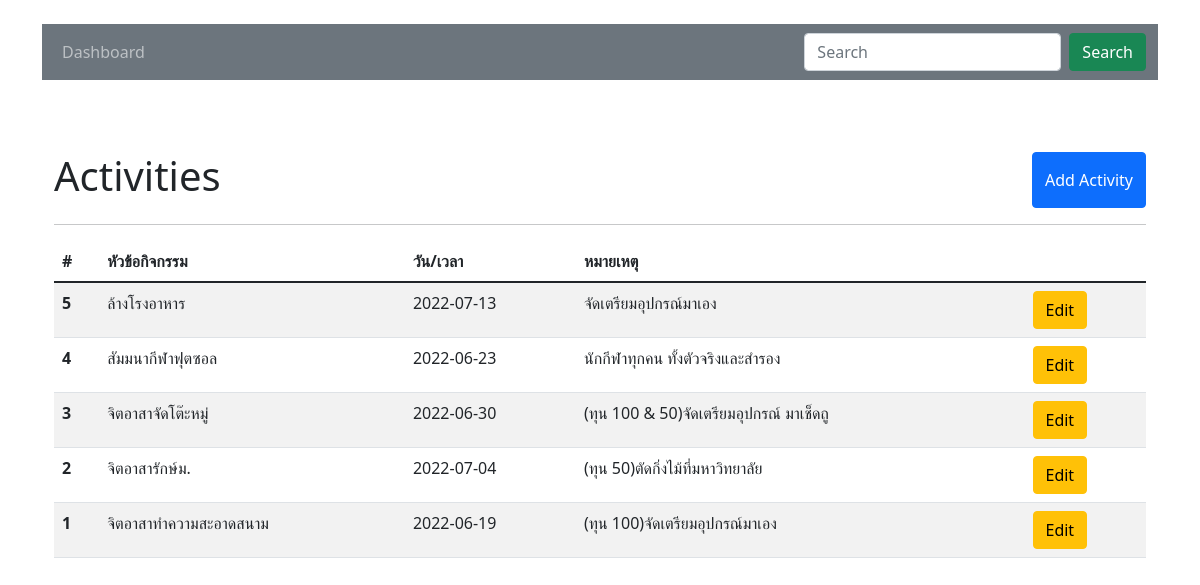
The page /activityPage.php on the database its author committed.
### tables this page shows
CREATE TABLE `activities` (
  `actId` int(11) NOT NULL,
  `title` varchar(255) NOT NULL,
  `actDatetime` date NOT NULL,
  `description` varchar(300) DEFAULT NULL
);

### activityPage.php (the view, shortened to what this page needs)
<?php
require_once 'config/connect.php';
?>
<!DOCTYPE html>
<html lang="en">
<head>
    <link href="https://cdn.jsdelivr.net/npm/bootstrap@5.1.3/dist/css/bootstrap.min.css" rel="stylesheet">
    <link rel="stylesheet" href="https://cdn.datatables.net/1.11.5/css/jquery.dataTables.min.css">
</head>
<body>
    <div class="container mt-4 mb-4">
        <nav class="navbar navbar-expand-lg navbar-dark bg-secondary">
            <div class="container-fluid">
                <ul class="navbar-nav mb-2 mb-lg-0">
                    <li class="nav-item fw-normal">
                        <a class="nav-link" aria-current="page" href="dashboard.php">Dashboard</a>
                    </li>
                </ul>
                <ul class="navbar-nav mb-2 mb-lg-0">
                    <form class="d-flex">
                        <input class="form-control me-2" type="search" placeholder="Search" aria-label="Search">
                        <button class="btn btn-success" type="submit">Search</button>
                    </form>
                </ul>
            </div>
        </nav>
        <br>
    </div>
    <div class="container-sm">
        <div class="container mt-5">
            <div class="row">
                <div class="col-md-6">
                    <h1>Activities</h1>
                </div>
                <div class="col-md-6 d-flex justify-content-end">
                    <button type="button" class="btn btn-primary" data-bs-toggle="modal" data-bs-target="#userModal">Add Activity</button>
                </div>
            </div>
            <hr>
            <table class="table table-striped">
                <thead>
                    <tr>
                        <th scope="col">#</th>
                        <th scope="col">หัวข้อกิจกรรม</th>
                        <th scope="col">วัน/เวลา</th>
                        <th scope="col">หมายเหตุ</th>
                    </tr>
                </thead>
                <tbody>
                    <?php
                    $sql = $conn->query("SELECT * FROM activities ORDER BY actId DESC");
                    $sql->execute();
                    $data = $sql->fetchAll();
                    if (!$data) {
                        echo "<tr><td colspan='4' class='text-center'>No Data found</td></tr>";
                    } else {
                        foreach ($data as $activity) {
                    ?>
                            <tr>
                                <th scope="row"><?= $activity['actId']; ?></th>
                                <td><?= $activity['title']; ?></td>
                                <td><?= $activity['actDatetime']; ?></td>
                                <td><?= $activity['description']; ?></td>
                                <td>
                                    <a href="editAct.php?actId=<?= $activity['actId']; ?>" class="btn btn-warning">Edit</a>
                                </td>
                            </tr>
                    <?php }
                    } ?>
                </tbody>
            </table>
        </div>
</body>
</html>

### rows shown on the page
activities: actId "5", title "ล้างโรงอาหาร", actDatetime "2022-07-13", description "จัดเตรียมอุปกรณ์มาเอง"
activities: actId "4", title "สัมมนากีฬาฟุตซอล", actDatetime "2022-06-23", description "นักกีฬาทุกคน ทั้งตัวจริงและสำรอง"
activities: actId "3", title "จิตอาสาจัดโต๊ะหมู่", actDatetime "2022-06-30", description "(ทุน 100 & 50)จัดเตรียมอุปกรณ์ มาเช็ดถู"
activities: actId "2", title "จิตอาสารักษ์ม.", actDatetime "2022-07-04", description "(ทุน 50)ตัดกิ่งไม้ที่มหาวิทยาลัย"
activities: actId "1", title "จิตอาสาทำความสะอาดสนาม", actDatetime "2022-06-19", description "(ทุน 100)จัดเตรียมอุปกรณ์มาเอง"
